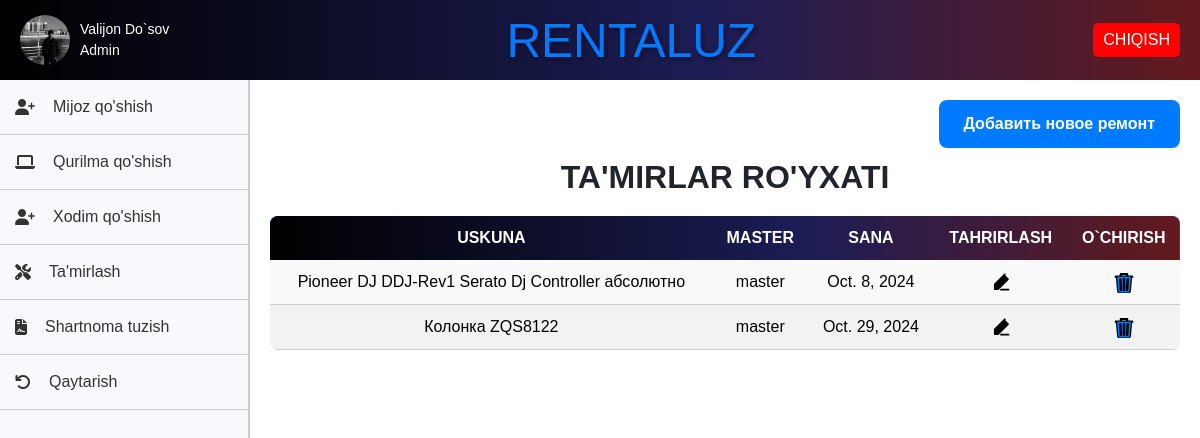
Screenshot of /tamirlash/ (signed in) with the database file from the repository.
### rental/models.py (models this page shows, shortened)
class CustomUser(AbstractUser):
    rasm=models.ImageField(default='static/img/default.jpg')
    ism = models.CharField(max_length=255)
    familiya = models.CharField(max_length=255)
    lavozimi = models.CharField(max_length=255)
    username = models.CharField(max_length=255, unique=True)
    password = models.CharField(max_length=255)
    is_staff = models.BooleanField(default=False)
    is_active = models.BooleanField(default=True)
    def __str__(self):
        return self.username

class Tamirlash(models.Model):
    sana = models.DateField(default=timezone.now)
    qurilma = models.ForeignKey(Qurilmalar, on_delete=models.CASCADE)
    user = models.ForeignKey(CustomUser, on_delete=models.CASCADE)

class Qurilmalar(models.Model):
    tur = models.ForeignKey(Turlar, on_delete=models.CASCADE)
    nomi = models.CharField(max_length=255)
    tasnif = models.CharField(max_length=255)
    rasmi = models.ImageField(default='static/img/default.jpg')
    holati = models.CharField(max_length=255)
    narxi =  models.DecimalField(max_digits=10, decimal_places=2 ,default=0)
    def __str__(self):
        return f"{self.nomi}"

### rental/views.py (the view)
# urls.py: path('tamirlash/', TamirlashView.as_view(), name='tamirlash'),
class TamirlashView(LoginRequiredMixin, View):
    def get(self, request):
        tamirlash = Tamirlash.objects.all()
        return render(request, 'tamirlash.html', {'tamirlash': tamirlash})

### templates/tamirlash.html (shortened to what this page needs)
{% extends 'home.html' %}
{% block content %}
<html lang="en">
<head>
</head>
<body>
    {% if request.path == "/tamirlash/" %}
    <div class="add">
        <a href="{% url 'tamirlash_qosh' %}">Добавить новое ремонт</a>
    </div>
    {% endif %}
    <h2>Ta'mirlar ro'yxati</h2>
    <table>
        <thead>
            <tr>
                <th>Uskuna</th>
                <th>Master</th>
                <th>Sana</th>
                <th>Tahrirlash</th>
                <th>O`chirish</th>
            </tr>
        </thead>
        <tbody>
            {% for item in tamirlash %}
            <tr>
                <td>{{ item.qurilma }}</td>
                <td>{{ item.user }}</td>
                <td>{{ item.sana}}</td>
                <td class="actions">
                    <a href="{% url 'tamirlash_edit' item.pk %}">
                    </a>
                </td>
                <td>
                    <a href="{% url 'tamirlash_delete' item.pk %}">
                    </a>
                </td>
            </tr>
            {% endfor %}
        </tbody>
    </table>
</body>
</html>
{% endblock %}

### templates/home.html (shortened to what this page needs)
<!DOCTYPE html>
<html lang="en">
{% load static %}
<head>
    <link rel="stylesheet" href="https://stackpath.bootstrapcdn.com/bootstrap/4.5.2/css/bootstrap.min.css">
    <link rel="stylesheet" href="https://cdnjs.cloudflare.com/ajax/libs/font-awesome/5.15.4/css/all.min.css">
    <link rel="stylesheet" href="{% static 'css/styles.css' %}">
    <link rel="stylesheet" href="https://code.jquery.com/ui/1.12.1/themes/base/jquery-ui.css">
</head>
<body>
    <div class="header">
        <div class="profile-info" onclick="openModal()">
            <img src="{{ request.user.rasm.url }}" alt="Profile Picture" class="profile-pic">
            <div class="profile-details">
                <span>{{ request.user.ism }} {{ request.user.familiya }}</span><br>
                <span>{{ request.user.lavozimi }}</span>
            </div>
        </div>
        <div class="logo">
            <div class="text"><a href="{% url 'home' %}" style="text-decoration: none;">RENTALUZ</a></div>
        </div>
        <div>
            <button class="logout" onclick="window.location.href='{% url 'logout' %}'">CHIQISH</button>
        </div>
    </div>
    <div class="layout">
        <nav class="menu" id="sidebar">
            {% if request.user.lavozimi == "Admin"%}
            <ul>
                <li><a href="{% url 'mijoz' %}" style="gap:0.5rem"><i class="fas fa-user-plus" ></i>Mijoz qo'shish</a></li>
                <li><a href="{% url 'qurilmalar' %}" style="gap:0.5rem"><i class="fas fa-laptop"></i> Qurilma qo'shish</a></li>
                <li><a href="{% url 'ishchilar' %}" style="gap:0.5rem"><i class="fas fa-user-plus"></i> Xodim qo'shish</a></li>
                <li><a href="{% url 'tamirlash' %}" style="gap:0.5rem"><i class="fas fa-tools"></i> Ta'mirlash</a></li>
                <li><a href="{% url 'prokatall' %}" style="gap:0.5rem"><i class="fas fa-file-contract"></i> Shartnoma tuzish</a></li>
                <li><a href="{% url 'qaytarish' %}" style="gap:0.5rem"><i class="fas fa-undo"></i> Qaytarish</a></li>
            </ul>
            {% endif %}
        </nav>
        <main class="main-content">
            {% block content %}{% endblock %}
        </main>
    </div>
    <link rel="stylesheet" href="https://code.jquery.com/ui/1.12.1/themes/base/jquery-ui.css">
</body>
</html>

### static/css/styles.css (style rules this page uses)
body { font-family: Arial, sans-serif; margin: 0; padding: 0; background-color: #f7f9fc; }
.header { background: linear-gradient(90deg, rgba(0, 0, 0, 1) 0%, rgba(28, 29, 85, 1) 59%, rgba(99, 26, 29, 1) 100%); color: #fff; display: flex; justify-content: space-between; align-items: center; padding: 20px 0; }
.header .profile-info { display: flex; align-items: center; cursor: pointer; }
.header img { border-radius: 50%; width: 50px; height: 50px; margin-right: 10px; }
.header .profile-details { color: #fff; font-size: 14px; }
.header .logo { width: 300px; height: 80px; overflow: hidden; position: relative; }
.text { color: white; font-size: 40px; text-align: center; padding: 5px; white-space: normal; max-width: 90%; cursor: context-menu; }
.header .logout { background-color: #f00; color: #fff; padding: 5px 10px; border: none; border-radius: 5px; cursor: pointer; }
.layout { display: flex; height: calc(100vh - 50px); }
.menu { width: 250px; border-right: 2px solid #ccc; position: relative; overflow-y: auto; transition: width 0.3s ease; }
.menu ul { list-style-type: none; padding: 0; }
.menu ul li { padding: 15px; border-bottom: 1px solid #ccc; transition: background-color 0.3s, transform 0.3s; }
.menu ul li a { text-decoration: none; color: #333; display: flex; align-items: center; }
.menu ul li a i { margin-right: 10px; }
.main-content { flex: 1; padding: 20px; background-color: #fff; overflow-y: auto; transition: margin-left 0.3s ease; }

### templates/home.html (style rules this page uses)
body { font-family: Arial, sans-serif; margin: 0; padding: 0; background-color: #f7f9fc; }
.header { background: linear-gradient(90deg, rgba(0, 0, 0, 1) 0%, rgba(28, 29, 85, 1) 59%, rgba(99, 26, 29, 1) 100%); color: #fff; display: flex; justify-content: space-between; align-items: center; padding: 0px 20px; }
.header .profile-info { display: flex; align-items: center; cursor: pointer; }
.header img { border-radius: 50%; width: 50px; height: 50px; margin-right: 10px; }
.header .logo { width: 300px; height: 80px; position: relative; }
.header .logo div { position: absolute; top: 50%; left: 50%; transform: translate(-50%, -50%); width: auto; height: 100%; object-fit: cover; border-radius: 5px; text-align: center; font-size: 3em; background: linear-gradient(90deg, rgba(0, 0, 0, 1) 0%, rgba(28, 29, 85, 1) 59%, rgba(99, 26, 29, 1) 100%); -webkit-background-clip: text; color: transparent; text-shadow: 2px 2px 5px rgba(0, 0, 0, 0.5); }
.header .logout { background-color: #f00; color: #fff; padding: 5px 10px; border: none; border-radius: 5px; cursor: pointer; }
.layout { display: flex; height: calc(100vh - 50px); }
.menu { width: 250px; border-right: 2px solid #ccc; position: relative; overflow-y: auto; transition: width 0.3s ease; }
.menu ul { list-style-type: none; padding: 0; }
.menu ul li { padding: 15px; border-bottom: 1px solid #ccc; transition: background-color 0.3s, transform 0.3s; }
.menu ul li a { text-decoration: none; color: #333; display: flex; align-items: center; }
.main-content { flex: 1; padding: 20px; background-color: #fff; overflow-y: auto; transition: margin-left 0.3s ease; }

### templates/tamirlash.html (style rules this page uses)
table { width: 100%; border-collapse: collapse; margin: 20px 0; font-size: 16px; background-color: #f9f9f9; border-radius: 8px; overflow: hidden; text-align: center; }
thead { background-color: #007bff; color: white; text-transform: uppercase; font-weight: bold; }
thead tr th { padding: 10px; }
tbody tr:nth-child(even) { background-color: #f2f2f2; }
tbody tr { transition: background-color 0.3s ease; }
tbody td { padding: 12px 15px; border-bottom: 1px solid #ccc; }
td a { color: #007bff; text-decoration: none; }
table thead tr { background: linear-gradient(90deg, rgba(0, 0, 0, 1) 0%, rgba(28, 29, 85, 1) 59%, rgba(99, 26, 29, 1) 100%); color: white; }
table tbody tr { background-color: #f9f9f9; color: #000; }
table td { padding: 10px; text-align: center; border-bottom: 1px solid #ccc; }
.edit-icon, .bi-trash3-fill { width: 20px; height: 20px; cursor: pointer; transition: fill 0.3s; }
.add { display: flex; justify-content: end; margin-bottom: 10px; }
.add a { padding: 12px 25px; text-decoration: none; background-color: #007BFF; color: #fff; border-radius: 8px; font-weight: bold; text-align: center; transition: background-color 0.3s; }
h2 { text-align: center; font-weight: bold; text-transform: uppercase; }

### rows the page displays
CustomUser: user.rasm (picture), user.ism "Valijon", user.familiya "Do`sov", user.lavozimi "Admin"
Tamirlash: qurilma "Pioneer DJ DDJ-Rev1 Serato Dj Controller абсолютно", user "master", sana "Oct. 8, 2024"
Tamirlash: qurilma "Колонка ZQS8122", user "master", sana "Oct. 29, 2024"
